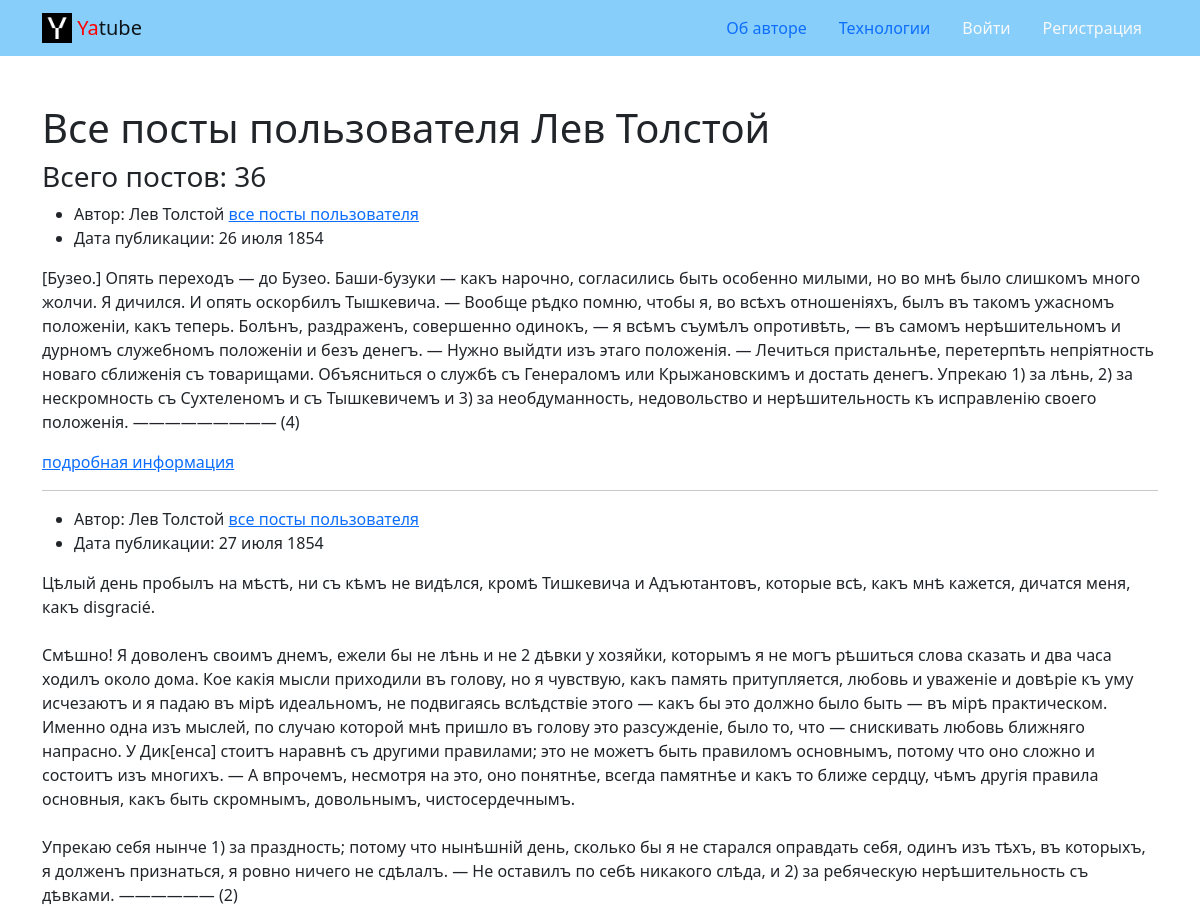
Page /profile/leo/?page=4 (upper part) on the earlier database version.
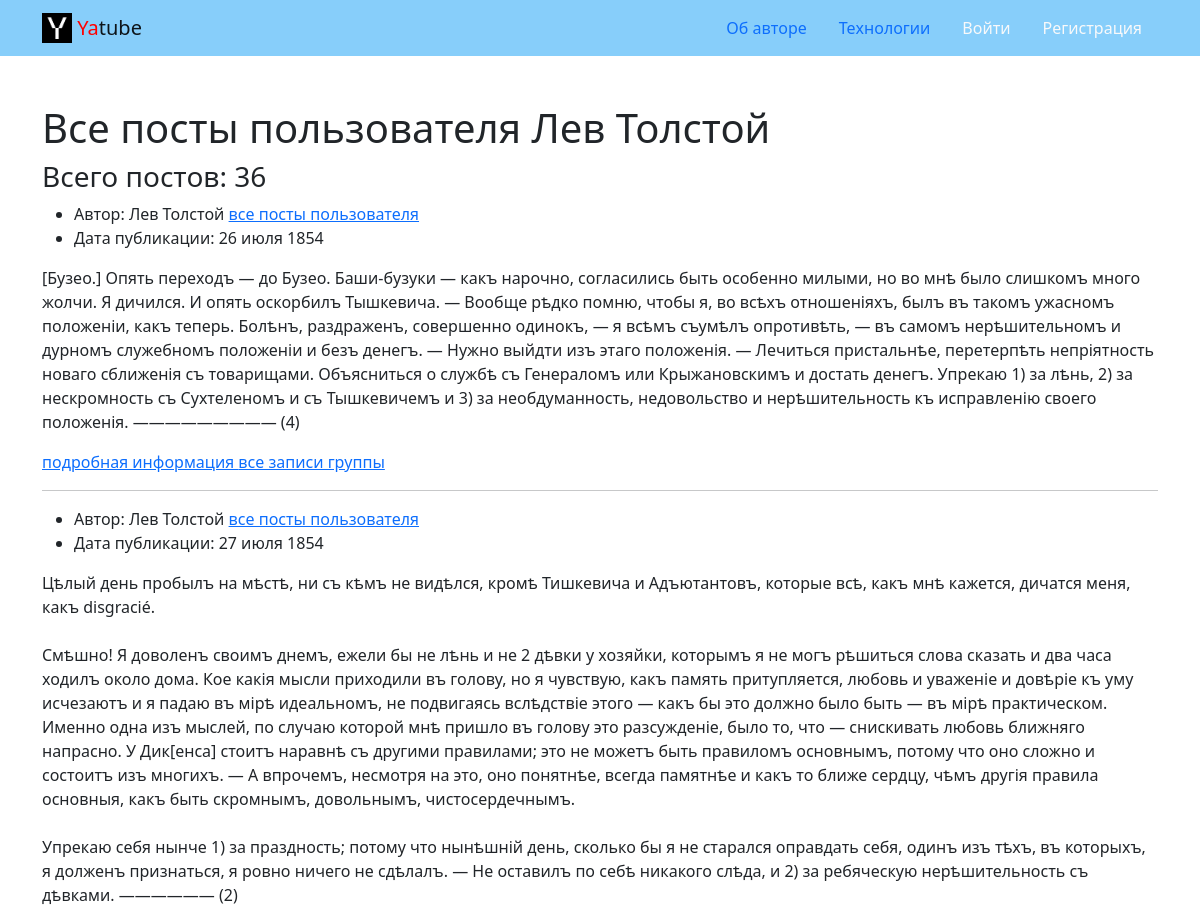
Same page on the later database version.
### posts/models.py (models this page shows)
class Post(models.Model):
    text = models.TextField(verbose_name='Текст')
    pub_date = models.DateTimeField(auto_now_add=True)
    author = models.ForeignKey(
        User,
        on_delete=models.CASCADE,
        related_name='posts'
    )
    group = models.ForeignKey(
        Group,
        on_delete=models.SET_NULL,
        blank=True,
        null=True,
        related_name='posts',
        verbose_name='Группа',
    )

### posts/views.py (the view)
# urls.py: path('profile/<str:username>/', views.profile, name='profile'),
def profile(request, username):
    user = get_object_or_404(User, username=username)
    post_list = Post.objects.all().filter(author__exact=user)
    page_obj = my_paginator(request, post_list)
    context = {
        'author': user,
        'page_obj': page_obj,
    }
    return render(request, 'posts/profile.html', context)

### core/context_processors/year.py (called while the page is built)
def year(request):
    currentYear = datetime.now().year
    return {'year': currentYear}

### posts/utils.py (called while the page is built)
def my_paginator(request, post_list):
    paginator = Paginator(post_list, 10)
    page_number = request.GET.get('page')
    return paginator.get_page(page_number)

### templates/posts/profile.html (shortened to what this page needs)
{% extends 'base.html' %}
{% block content %}
<h1>Все посты пользователя {{author.get_full_name}} </h1>
<h3>Всего постов: {{author.posts.count}} </h3>
{% for post in page_obj %}
  <article>
  <ul>
    <li>
        Автор: {{ post.author.get_full_name }}
     <a href="{% url 'posts:profile' post.author.username %}">все посты пользователя</a>
    </li>
    <li>
      Дата публикации: {{ post.pub_date|date:"d E Y" }}
    </li>
  </ul>
  <p>{{ post.text|linebreaksbr }}</p>
  <a href="{% url 'posts:post_detail' post.id %}">подробная информация </a>
  {% if post.group %}
    <a href="{% url 'posts:group_list' post.group.slug %}">все записи группы</a>
  {% endif %}
  </article>
  {% if not forloop.last %}<hr>{% endif %}
{% endfor %}
{% endblock %}

Differences in the rows shown:
changed Post "26 июля 1854": now shows "все записи группы"
